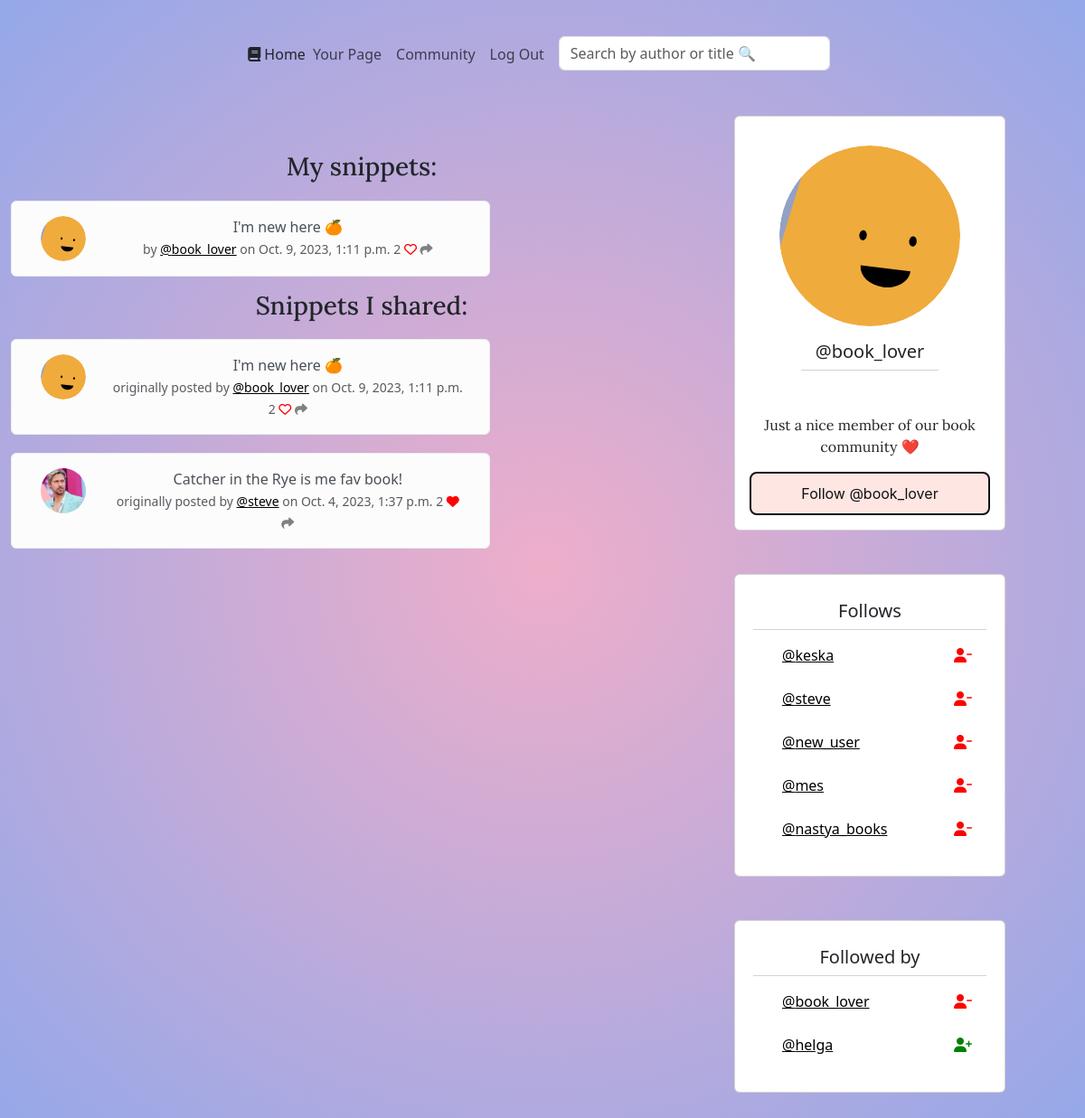
Screenshot of /members/profile/26 (signed in) with the database file from the repository.
### members/models.py (models this page shows, shortened)
class Snippet(models.Model):
    user = models.ForeignKey(User, related_name="snippets", on_delete=models.DO_NOTHING)
    body = models.CharField(max_length=300)
    created_at = models.DateTimeField(auto_now_add=True)
    likes = models.ManyToManyField(User, related_name="snippet_like", blank=True)
    def number_of_likes(self):
        return self.likes.count()

class Profile(models.Model):
    user = models.OneToOneField(User, on_delete=models.CASCADE)
    follows = models.ManyToManyField("self",
                                     related_name="followed_by",
                                     symmetrical=False,
                                     blank=True)
    date_modified = models.DateTimeField(User, auto_now=True)
    profile_image = models.ImageField(null=True, blank=True, upload_to="images")
    profile_bio = models.CharField(null=True, blank=True, max_length=500)
    homepage_link = models.CharField(null=True, blank=True, max_length=100)
    instagram_link = models.CharField(null=True, blank=True, max_length=100)
    facebook_link = models.CharField(null=True, blank=True, max_length=100)
    def __str__(self):
        return self.user.username

class SharedSnippet(models.Model):
    original_snippet = models.ForeignKey(Snippet, on_delete=models.CASCADE, related_name="shared_snippet")
    user = models.ForeignKey(User, on_delete=models.CASCADE)
    shared_at = models.DateTimeField(auto_now_add=True)

### members/views.py (the view, shortened to what this page needs)
# urls.py: path('profile/<int:pk>', views.profile, name="profile"),
def profile(request, pk):
    if request.user.is_authenticated:
        profile = Profile.objects.get(user_id=pk)
        user_snippets = Snippet.objects.filter(user_id=pk).order_by("-created_at")
        shared_snippets = SharedSnippet.objects.filter(user_id=pk).order_by("-shared_at")
        return render(request, "profiles/profile.html", {"profile": profile, "user_snippets": user_snippets, "shared_snippets": shared_snippets})
    else:
        messages.success(request, "You must be logged in to view this page.")
        return redirect('welcome_page')

### members/templates/profiles/profile.html (shortened to what this page needs)
{% extends "base.html" %}
{% block content %}
{% if profile %}
<div class="container-xxl text-center">
    <div class="row">
        <div class="col-8 justify-content-center mx-auto my-5 text-center">
            <h3>My snippets:</h3>
            {% if user_snippets %}
            {% for snippet in user_snippets %}
            <div class="alert alert-light" role="alert">
                <div class="container">
                    <div class="row">
                        <div class="col-2">
                            {% if profile.profile_image %}
                            <img class="profile-image-snippet" src="{{ profile.profile_image.url }}">
                            {% endif %}
                        </div>
                        <div class="col-10">
                            {{ snippet.body }} <br/>
                            <small class="text-muted"> by <a href="{% url 'profile' snippet.user.profile.user.id %}">
                                @{{ snippet.user.username }}</a> on
                                {{ snippet.created_at }}
                                {{ snippet.number_of_likes }}
                                {% if user in snippet.likes.all %}
                                <a href="{% url 'snippet_like' snippet.id %}"><i class="fa-solid fa-heart"
                                                                                 style="color:red"></i></a>
                                {% else %}
                                <a href="{% url 'snippet_like' snippet.id %}"><i class="fa-regular fa-heart"
                                                                                 style="color:red"></i></a>
                                {% endif %}
                                <a href="{% url 'snippet_share' snippet.id %}"><i class="fa-solid fa-share"
                                                                                  style="color:gray"></i></a>
                            </small>
                        </div>
                    </div>
                </div>
            </div>
            {% endfor %}
            {% else %}
            <p>No posted snippets yet 😥</p>
            {% endif %}
            <h3>Snippets I shared:</h3>
            {% if shared_snippets %}
            {% for snippet in shared_snippets %}
            <div class="alert alert-light" role="alert">
                <div class="container">
                    <div class="row">
                        <div class="col-2">
                            {% if snippet.original_snippet.user.profile.profile_image %}
                            <img class="profile-image-snippet"
                                 src="{{ snippet.original_snippet.user.profile.profile_image.url }}">
                            {% endif %}
                        </div>
                        <div class="col-10">
                            {{ snippet.original_snippet.body }} <br/>
                            <small class="text-muted"> originally posted by <a href="{% url 'profile' snippet.original_snippet.user.profile.user.id %}">
                                @{{ snippet.original_snippet.user.username }}</a> on
                                {{ snippet.original_snippet.created_at }}
                                {{ snippet.original_snippet.number_of_likes }}
                                {% if user in snippet.original_snippet.likes.all %}
                                <a href="{% url 'snippet_like' snippet.original_snippet.id %}"><i
                                        class="fa-solid fa-heart" style="color:red"></i></a>
                                {% else %}
                                <a href="{% url 'snippet_like' snippet.original_snippet.id %}"><i
                                        class="fa-regular fa-heart" style="color:red"></i></a>
                                {% endif %}
                                <a href="{% url 'snippet_share' snippet.original_snippet.id %}"><i
                                        class="fa-solid fa-share" style="color:gray"></i></a>
                            </small>
                        </div>
                    </div>
                </div>
            </div>
            {% endfor %}
            {% else %}
            <p>No shared snippets yet 😥</p>
            {% endif %}
        </div>
        <div class="col-4">
            <div class="card mt-2 mb-5 px-3 py-3">
                <div class="card-body d-flex flex-column align-items-center">
                {% if profile.profile_image %}
            <img class="profile-image-main mb-2" src="{{ profile.profile_image.url }}">
            {% endif %}
                <h5 class="card-header">@{{profile.user.username}}</h5>
                </div>
                <div class="card-body">
                    </div>
                    {% if profile.profile_bio %}
                    <p align="center">{{ profile.profile_bio }}</p>
                    {% else %}
                    <p>Just a nice member of our book community ❤️</p>
                    {% endif %}
                {% if request.user.id == profile.user.id %}
                <a class="button-56" href="{% url 'update_user' %}">Update Profile</a>
                {% else %}
                <form method="post">
                    {% if profile in user.profile.follows.all %}
                    <p align="center">You are following @{{ profile.user.username|lower }}</p>
                    <button class="button-56" name="follow" type="submit" value="unfollow">Unfollow @{{ profile.user.username|lower }}
                    </button>
                    {% else %}
                    <button class="button-56" name="follow" type="submit" value="follow">Follow @{{ profile.user.username|lower }}
                    </button>
                    {% endif %}
                    {% endif %}
                </form>
            </div>
            <div class="card mt-3 mb-5">
                <h5 class="card-header">Follows</h5>
                <div class="card-body">
                    <div class="card-text">
                        {% if profile.follows %}
                        {% for following in user.profile.follows.all %}
                        <div class="d-flex justify-content-between align-items-center">
                            <div class="d-flex align-items-center">
                                <a class="mx-3" href="{% url 'profile' following.user.id %}">@{{ following }}</a>
                            </div>
                            <a href="{% url 'unfollow' following.user.id %}">
                                <i class="fa-solid fa-user-minus" style="color:red"></i>
                            </a>
                        </div>
                        <br/>
                        {% endfor %}
                        {% else %}
                        <p><b>{{ profile.user.username }}</b> doesn't follow anyone 😔</p>
                        {% endif %}
                    </div>
                </div>
            </div>
            <div class="card mt-3 mb-5">
    <h5 class="card-header">Followed by</h5>
    <div class="card-body">
        <div class="card-text">
            {% for following in profile.followed_by.all %}
                <div class="d-flex justify-content-between align-items-center">
                    <div class="d-flex align-items-center">
                        <a class="mx-3" href="{% url 'profile' following.user.id %}">@{{ following }}</a>
                    </div>
                    {% if following in profile.follows.all %}
                        <a href="{% url 'unfollow' following.user.id %}">
                            <i class="fa-solid fa-user-minus" style="color:red"></i>
                        </a>
                    {% else %}
                        <a href="{% url 'follow' following.user.id %}">
                            <i class="fa-solid fa-user-plus" style="color:green"></i>
                        </a>
                    {% endif %}
                </div>
                <br/>
            {% endfor %}
        </div>
    </div>
</div>
                </div>
            </div>
        </div>
{% endif %}
{% endblock %}

### static/main.css (style rules this page uses)
h3 { font-family: 'Lora', serif; }
p { font-family: 'Lora'; font-size: 1em; }
body { background: rgb(238,174,202); background: radial-gradient(circle, rgba(238,174,202,1) 0%, rgba(148,168,233,1) 100%); }
a { color: black; }
.button-56 { align-items: center; background-color: #fee6e3; border: 2px solid #111; border-radius: 8px; box-sizing: border-box; color: #111; cursor: pointer; display: flex; font-family: Inter,sans-serif; font-size: 16px; height: 48px; width: 300px; justify-content: center; line-height: 24px; max-width: 100%; padding: 0 25px; position: relative; text-align: center; text-decoration: none; user-select: none; -webkit-user-select: none; touch-action: manipulation; }
.button-56:after { background-color: #111; border-radius: 8px; content: ""; display: block; height: 48px; left: 0; width: 100%; position: absolute; top: -2px; transform: translate(8px, 8px); transition: transform .2s ease-out; z-index: -1; }
.alert { margin-top: 20px; }
.profile-image-main { width: 200px; height: 200px; border-radius: 50%; object-fit: cover; }
.profile-image-snippet { width: 50px; height: 50px; border-radius: 50%; object-fit: cover; }
.card { width: 300px; padding-left: 20px; padding-right: 20px; padding-top: 20px; }
.card-header { background-color:white; }
.alert-light { width: 530px; }

### rows the page displays
Snippet: profile_image (picture), body "I'm new here 🍊", user.username "book_lover", created_at "Oct. 9, 2023, 1:11 p.m.", number_of_likes "2"
SharedSnippet: original_snippet.user.profile.profile_image (picture), original_snippet.body "I'm new here 🍊", original_snippet.user.username "book_lover", original_snippet.created_at "Oct. 9, 2023, 1:11 p.m.", original_snippet.number_of_likes "2"
SharedSnippet: original_snippet.user.profile.profile_image (placeholder picture), original_snippet.body "Catcher in the Rye is me fav book!", original_snippet.user.username "steve", original_snippet.created_at "Oct. 4, 2023, 1:37 p.m.", original_snippet.number_of_likes "2"
Profile: profile_image (picture), user.username "book_lover"
Profile: user.username "keska"
Profile: user.username "steve"
Profile: user.username "new_user"
Profile: user.username "mes"
Profile: user.username "nastya_books"
Profile: user.username "helga"
